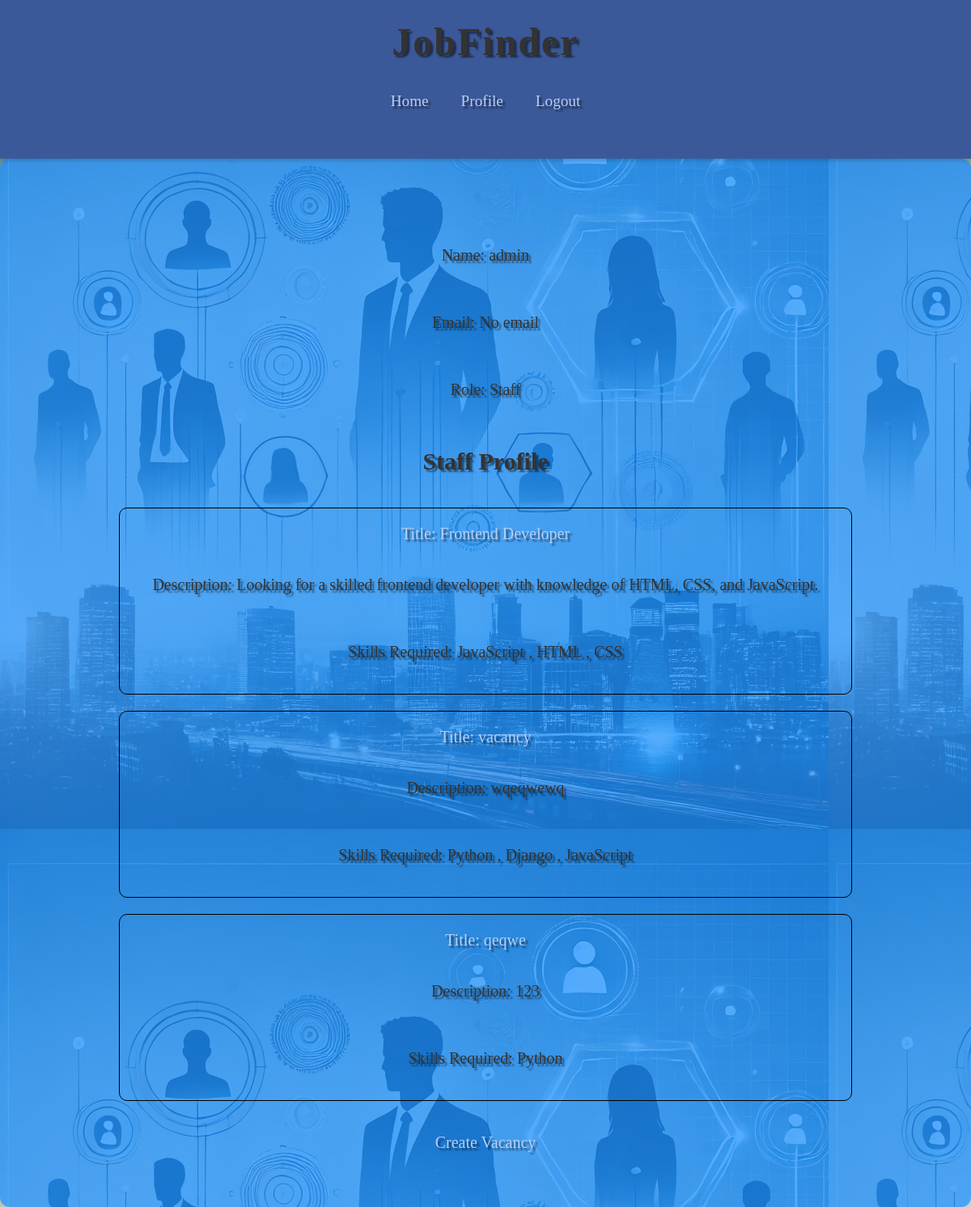
/profile/ (signed in), run on the app's committed database.
### app/models.py (models this page shows, shortened)
class Vacancy(models.Model):
    title = models.CharField(max_length=255)
    company = models.ForeignKey(Company, on_delete=models.CASCADE)
    salary = models.DecimalField(max_digits=10, decimal_places=2)
    skills = models.ManyToManyField(Skill, related_name='vacancy_skills')
    description = models.TextField()
    created_by = models.ForeignKey(User, on_delete=models.CASCADE, related_name='vacancy')
    created_at = models.DateTimeField(auto_now_add=True)
    def __str__(self):
        return self.title

class Skill(models.Model):
    name = models.CharField(max_length=255)
    percent = models.PositiveIntegerField()

### user/views.py (the view)
# urls.py: path('profile/', views.profile, name='profile_page'),
@login_required
def profile(request):
    if request.user.resume:
        resume = request.user.resume
    else:
        resume = ""
    if request.user.is_staff:
        vacancies = request.user.vacancy.all()
        print(1)
    else:
        vacancies = ''
        print(2)
    print(vacancies)
    ctx = {
        'user': request.user,
        'resume': resume,
        'vacancies': vacancies
    }
    return render(request, 'user/profile.html', ctx)

### user/templates/user/profile.html (shortened to what this page needs)
{% extends 'base.html' %}
{% block content %}
<div class="container">
    <div class="profile">
        <p>Name: {% if request.user.username %}{{ request.user.username }}{% else %}No name{% endif %}</p>
        <p>Email: {% if request.user.email %}{{ request.user.email }}{% else %}No email{% endif %}</p>
        <p>Role: {% if request.user.is_staff %}Staff {% else %} User {% endif %}</p>
    </div>
    {% if request.user.is_staff %}
    <h2>Staff Profile</h2>
    <div class="profile_vacancy">
    <div class="vacancy_container">
    {% for vacancy in vacancies %}
        <div class="vacancy">
        <a href="{% url 'vacancy_detail' vacancy_id=vacancy.id %}">Title: {{ vacancy.title }}</a>
        <p>Description: {{ vacancy.description }}</p>
        <p>Skills Required:
            {% for skill in vacancy.skills.all %}
                {{ skill.name }} {% if not forloop.last %}, {% endif %}
            {% endfor %}
        </p>
        </div>
    {% endfor %}
    </div>
    </div>
        <a href="{% url 'vacancy_create' %}">Create Vacancy</a>
{% endif %}
</div>
{% endblock %}

### app/static/styles.css (style rules this page uses)
* { margin: 0; padding: 0; box-sizing: border-box; }
body { font-family: 'Arial', sans-serif; background-color: #f0f2f5; color: #333; margin: 0; padding: 0; }
a { text-decoration: none; color: #3b5998; font-weight: 500; }
p { padding: 20px; }
.container { display: flex; flex-direction: column; align-items: center; gap: 20px; padding: 20px; }
.profile { display: flex; flex-direction: column; align-items: center; gap: 20px; padding: 20px; }
.vacancy_container { display: flex; flex-direction: column; align-items: center; gap: 20px; padding: 20px; }
.vacancy { display: flex; flex-direction: column; align-items: center; gap: 20px; padding: 20px; border: 1px solid black; width: 100%; border-radius: 10px; }
body { font-family: "Goudy Old Style", serif; font-size: 20px; text-shadow: 3px 3px 2px rgba(0, 0, 0, 0.5); }
a { color: #b3cefa !important; }

### data on the page
Vacancy: title "Frontend Developer", description "Looking for a skilled frontend developer with knowledge of HTML, CSS, and JavaScript."
Skill: name "JavaScript"
Skill: name "HTML"
Skill: name "CSS"
Vacancy: title "vacancy", description "wqeqwewq"
Skill: name "Python"
Skill: name "Django"
Vacancy: title "qeqwe", description "123"

### other printed values
{{ request.user.username }} "admin"
